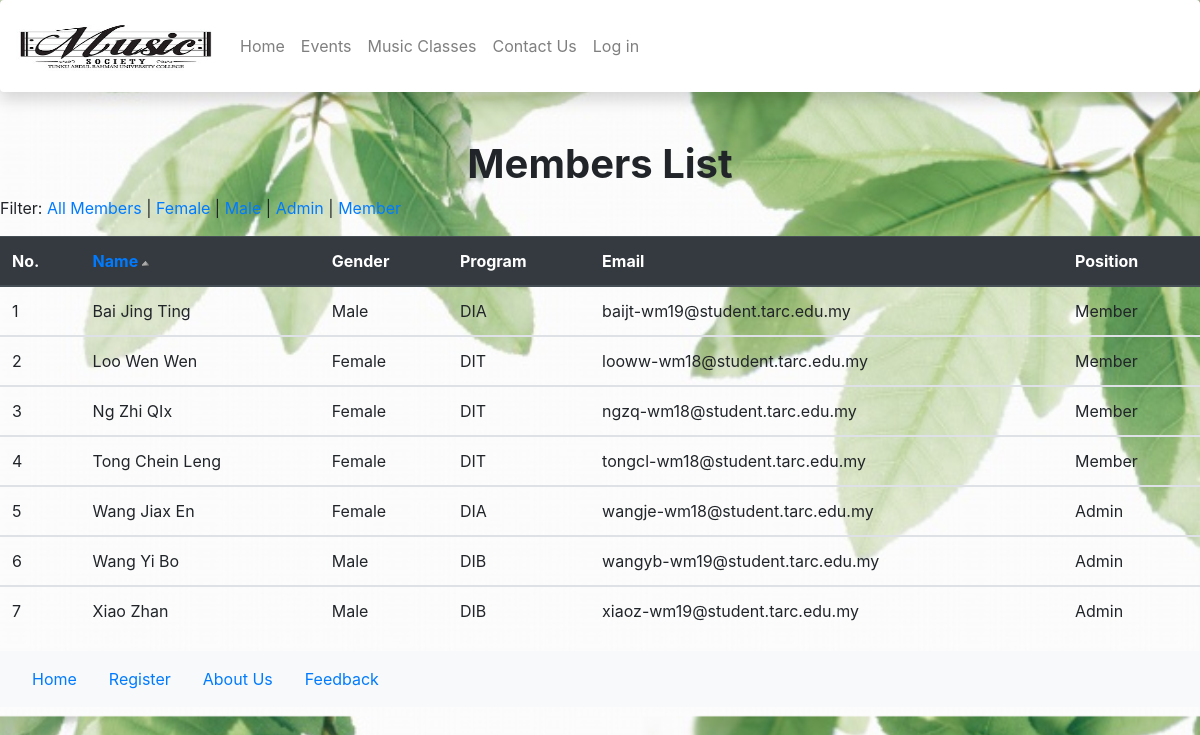
Screenshot of /Members.php with the database file from the repository.
### tables this page shows
CREATE TABLE `memberslist` (
  `Name` varchar(30) NOT NULL,
  `StudentID` varchar(10) NOT NULL,
  `ICNo` varchar(14) NOT NULL,
  `Gender` char(1) NOT NULL,
  `Phone` varchar(11) NOT NULL,
  `Program` varchar(3) NOT NULL,
  `Email` varchar(50) NOT NULL,
  `Password` varchar(100) NOT NULL,
  `user_level` int(1) NOT NULL,
  `status` int(1) NOT NULL DEFAULT '0'
);

### Members.php (the view, shortened to what this page needs)
<?php
$f = isset($_GET['f']) ? $_GET['f'] : '';
$fp = isset($_GET['fp']) ? $_GET['fp'] : '';
$o = isset($_GET['o']) ? $_GET['o'] : 'DESC';
$o = ($o == 'DESC') ? 'ASC' : 'DESC';
$img = $o . '.png';
?>
<!DOCTYPE html>
<html lang="en">
    <?php include 'header.php'; ?>
    <div class="mx-auto text-center" style="width:500px;">
        <h1><b>Members List</b></h1>
    </div>
    <p>Filter: <a href="Members.php">All Members </a>
        | <a href="Members.php?f=F">Female </a>
        | <a href="Members.php?f=M">Male </a>
        | <a href="Members.php?fp=1">Admin </a>
        | <a href="Members.php?fp=0">Member </a>
    </p>
    <table class="table table-hover">
        <thead class="thead-dark">
            <tr>
                <th>No.</th>
                <th><a href="Members.php?<?php echo"fp=$fp&f=$f&o=$o" ?>">Name<img src="image/<?php echo $img ?>"></a></th>
                <th>Gender</th>
                <th>Program</th>
                <th>Email</th>
                <th>Position</th>
            </tr>
        </thead>
        <?php
        include 'conn.php';
        $g = array('F' => 'Female', 'M' => 'Male');
        $u = array( 1 => 'Admin', 0 => 'Member');
        $sql = "select * from memberslist where user_level like '{$fp}%' and Gender like '{$f}%' order by Name $o";
        $r = mysqli_query($link, $sql);
        $i = 0;
        while ($row = mysqli_fetch_array($r)) {
            echo "<tr><td>". ($i+1) ."</td>
                          <td>{$row['Name']}</td>
                          <td>{$g[$row['Gender']]}</td>
                          <td>{$row['Program']}</td>
                          <td>{$row['Email']}</td>
                          <td>{$u[$row['user_level']]}</td>
                          </tr></tbody>";
            $i++;
        }
        ?>
    </table>
</body>
<?php include 'footer.php'; ?>
</html>

### header.php (style rules this page uses)
body { background-image: url("image/leaf.jpg"); background-size: cover; }

### rows the page displays
memberslist: Name "Bai Jing Ting", Gender "Male", Program "DIA", Email "baijt-wm19@student.tarc.edu.my", user_level "Member"
memberslist: Name "Loo Wen Wen", Gender "Female", Program "DIT", Email "looww-wm18@student.tarc.edu.my", user_level "Member"
memberslist: Name "Ng Zhi QIx", Gender "Female", Program "DIT", Email "ngzq-wm18@student.tarc.edu.my", user_level "Member"
memberslist: Name "Tong Chein Leng", Gender "Female", Program "DIT", Email "tongcl-wm18@student.tarc.edu.my", user_level "Member"
memberslist: Name "Wang Jiax En", Gender "Female", Program "DIA", Email "wangje-wm18@student.tarc.edu.my", user_level "Admin"
memberslist: Name "Wang Yi Bo", Gender "Male", Program "DIB", Email "wangyb-wm19@student.tarc.edu.my", user_level "Admin"
memberslist: Name "Xiao Zhan", Gender "Male", Program "DIB", Email "xiaoz-wm19@student.tarc.edu.my", user_level "Admin"
